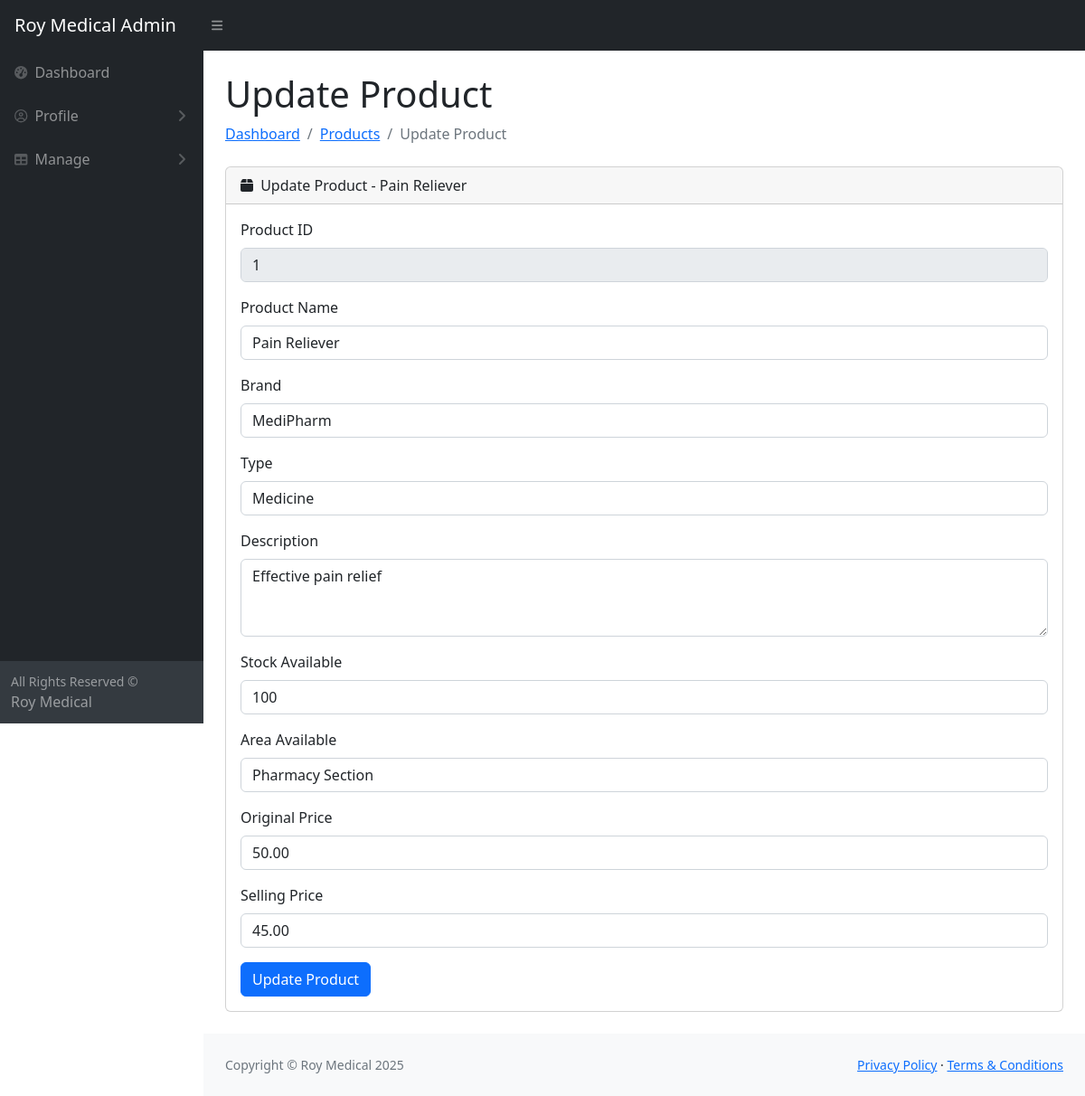
Screenshot of /admin/manage-products/update_details.php?id=1 with the database file from the repository.
### tables this page shows
CREATE TABLE products (
    id INT PRIMARY KEY AUTO_INCREMENT,
    name VARCHAR(255),
    brand VARCHAR(255),
    type VARCHAR(100),
    description TEXT,
    stock_available INT,
    area_available TEXT,
    original_price DECIMAL(10,2),
    selling_price DECIMAL(10,2)
);

### admin/manage-products/update_details.php (the view, shortened to what this page needs)
<?php
include "../includes/header.php";
include "../includes/nav.php";
include "../../includes/db.php";
$product_id = mysqli_real_escape_string($conn, $_GET['id']);
$query = "SELECT * FROM products WHERE id = $product_id";
$result = mysqli_query($conn, $query);
$product = mysqli_fetch_assoc($result);
?>
<main>
    <div class="container-fluid px-4">
        <h1 class="mt-4">Update Product</h1>
        <ol class="breadcrumb mb-4">
            <li class="breadcrumb-item"><a href="/rm/admin/index.php">Dashboard</a></li>
            <li class="breadcrumb-item"><a href="index.php">Products</a></li>
            <li class="breadcrumb-item active">Update Product</li>
        </ol>
        <div class="card mb-4">
            <div class="card-header">
                <i class="fas fa-box me-1"></i>
                Update Product - <?= htmlspecialchars($product['name']); ?>
            </div>
            <div class="card-body">
                <form action="update_details.php?id=<?= $product_id ?>" method="POST">
                    <div class="mb-3">
                        <label class="form-label">Product ID</label>
                        <input type="text" class="form-control" value="<?= $product['id']; ?>" disabled>
                    </div>
                    <div class="mb-3">
                        <label class="form-label">Product Name</label>
                        <input type="text" class="form-control" name="name" value="<?= htmlspecialchars($product['name']); ?>" required>
                    </div>
                    <div class="mb-3">
                        <label class="form-label">Brand</label>
                        <input type="text" class="form-control" name="brand" value="<?= htmlspecialchars($product['brand']); ?>" required>
                    </div>
                    <div class="mb-3">
                        <label class="form-label">Type</label>
                        <input type="text" class="form-control" name="type" value="<?= htmlspecialchars($product['type']); ?>" required>
                    </div>
                    <div class="mb-3">
                        <label class="form-label">Description</label>
                        <textarea class="form-control" name="description" rows="3" required><?= htmlspecialchars($product['description']); ?></textarea>
                    </div>
                    <div class="mb-3">
                        <label class="form-label">Stock Available</label>
                        <input type="number" class="form-control" name="stock_available" value="<?= $product['stock_available']; ?>" required>
                    </div>
                    <div class="mb-3">
                        <label class="form-label">Area Available</label>
                        <input type="text" class="form-control" name="area_available" value="<?= htmlspecialchars($product['area_available']); ?>" required>
                    </div>
                    <div class="mb-3">
                        <label class="form-label">Original Price</label>
                        <input type="number" step="0.01" class="form-control" name="original_price" value="<?= $product['original_price']; ?>" required>
                    </div>
                    <div class="mb-3">
                        <label class="form-label">Selling Price</label>
                        <input type="number" step="0.01" class="form-control" name="selling_price" value="<?= $product['selling_price']; ?>" required>
                    </div>
                    <button type="submit" class="btn btn-primary">Update Product</button>
                </form>
            </div>
        </div>
    </div>
</main>
<?php include "../includes/footer.php"; ?>

### rows the page displays
products: name "Pain Reliever", id "1", brand "MediPharm", type "Medicine", description "Effective pain relief", stock_available "100", area_available "Pharmacy Section", original_price "50.00", selling_price "45.00"
